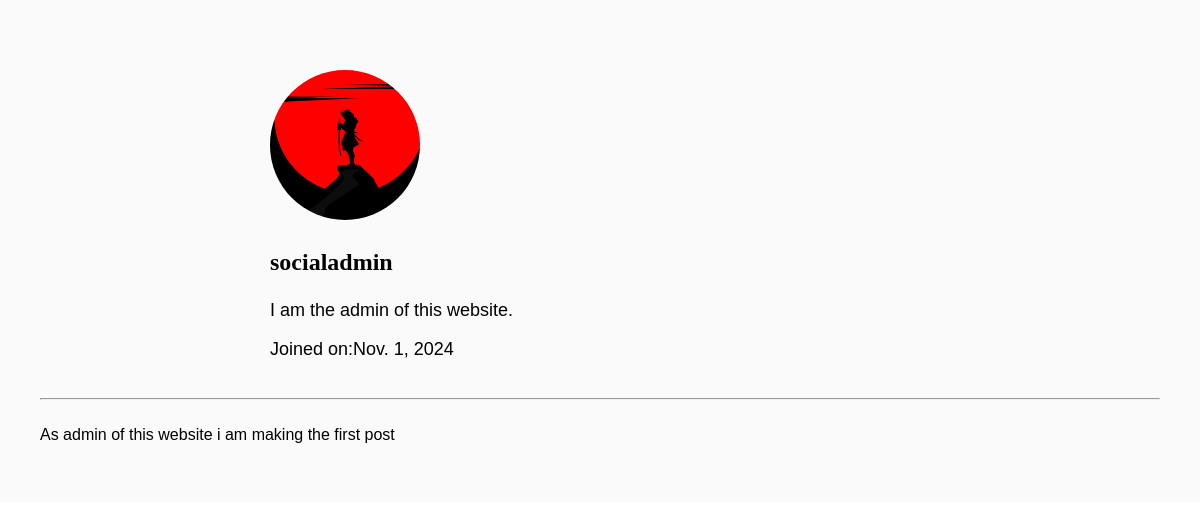
/profile/socialadmin/, run on the app's committed database.
### app/models.py (models this page shows, shortened)
class Profile(models.Model):
    user=models.OneToOneField(User,on_delete=models.CASCADE,related_name="profile")
    user_image=models.ImageField(upload_to="profile_image",null=True,blank=True)
    created_at=models.DateField(auto_now_add=True)
    bio=models.CharField(max_length=100,blank=True)
    followers=models.ManyToManyField('self',symmetrical=False,related_name="following",blank=True)

class Post(models.Model):
    user=models.ForeignKey(User,on_delete=models.CASCADE)
    content=models.CharField(max_length=280,blank=True)
    image=models.ImageField(upload_to="image",null=True,blank=True)
    created_at=models.DateTimeField(auto_now_add=True)
    updated_at=models.DateTimeField(auto_now=True)
    likes=models.ManyToManyField(User,related_name='liked_posts',blank=True)
    retweet=models.ManyToManyField(User,related_name='retweetd_posts',blank=True)

### app/views.py (the view)
# urls.py: path('',view_profile,name="profile_home"),
def view_profile(request,username):
    user_name=get_object_or_404(User,username=username)
    user_profile=get_object_or_404(Profile,user=user_name)
    posts=Post.objects.filter(user=user_name)
    if request.user.is_authenticated:
        is_following = user_profile in request.user.profile.following.all()
    else:
        is_following = False
    context={
        'user_profile':user_profile,
        'posts':posts,
        'is_following':is_following
    }
    return render(request,'profile.html',context)

### templates/profile.html (shortened to what this page needs)
<!DOCTYPE html>
<html lang="en">
<head>
    {%load static%}
    <link rel="stylesheet" type="text/css" href="{% static 'css/style.css' %}">
</head>
<body>
    <div class="profilepage-section">
        <div class="profile-container">
            {%if user_profile.user.profile.user_image%}
            <img id="user-profile-image" src="{{user_profile.user.profile.user_image.url }}" height="100" alt="">
            {%else%}
            <img src="{% static 'images/oip.jpg' %}" height="100" alt="">
            {%endif%}
            <h3 id="username-text">{{user_profile.user}}</h3>
            <p>{{user_profile.user.profile.bio}}</p>
            Joined on:{{user_profile.user.profile.created_at}}<br>
        </div>
        <hr>
        <br>
        <div class="profile-content">
            <div class="profile-post">
                {%for post in posts%}
                <a href="{% url 'post_details' post.id %}" id="anchor-tag">
                {{post.content}}<br><br></a>
                {%endfor%}
            </div>
        </div>
    </div>

### static/css/style.css (style rules this page uses)
body { background-color: rgb(255, 255, 255); margin:0; padding:0; box-sizing: border-box; }
#anchor-tag { text-decoration: none; color: inherit; }
.profilepage-section { background-color: rgb(250, 250, 250); padding:40px; }
.profile-container { margin-left:200px; border-radius: 5px; padding:30px; font-family: 'Lucida Sans', 'Lucida Sans Regular', 'Lucida Grande', 'Lucida Sans Unicode', Geneva, Verdana, sans-serif; font-size: large; }
#user-profile-image { border-radius: 50%; height:150px; width:150px; object-fit: cover; }
.profile-post { font-family: 'Lucida Sans', 'Lucida Sans Regular', 'Lucida Grande', 'Lucida Sans Unicode', Geneva, Verdana, sans-serif; }
#username-text { font-family:Cambria, Cochin, Georgia, Times, 'Times New Roman', serif; font-size: x-large; }
body { background-color: rgb(255, 255, 255); }

### data on the page
Profile: user.profile.user_image (picture), user "socialadmin", user.profile.bio "I am the admin of this website.", user.profile.created_at "Nov. 1, 2024"
Post: content "As admin of this website i am making the first post"
